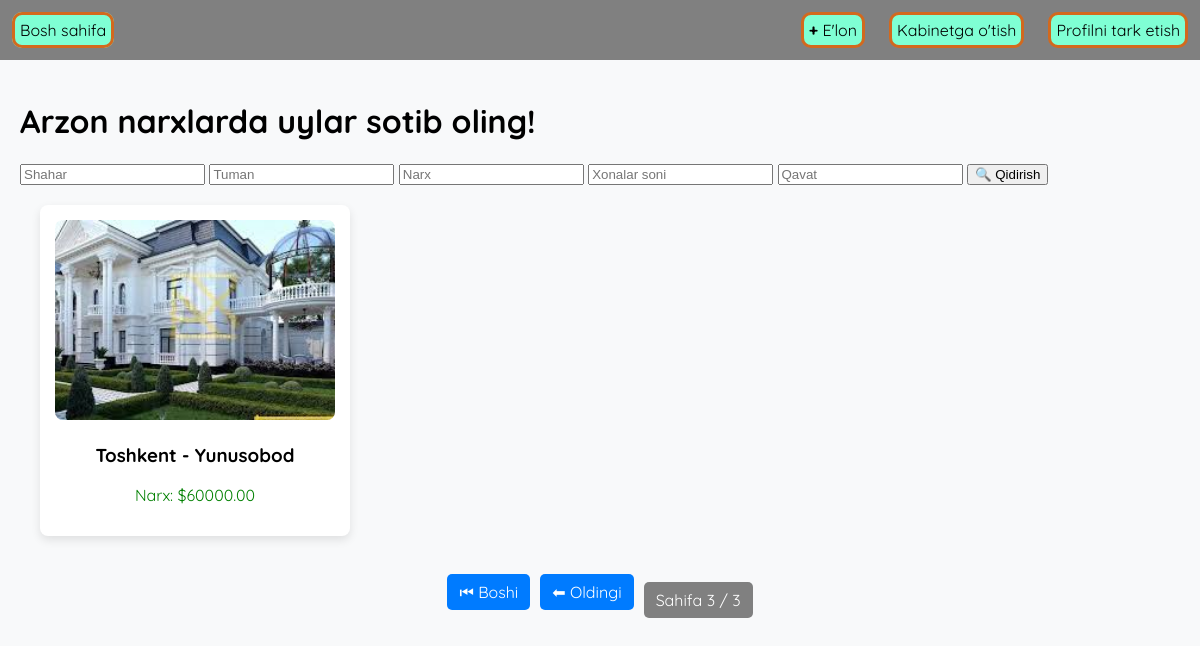
The app's page /home?page=3 (signed in) with its own data.
### home/models.py (models this page shows, shortened)
class House(models.Model):
    user = models.ForeignKey(User, on_delete=models.CASCADE)
    city = models.CharField(max_length=200)
    district = models.CharField(max_length=200)
    street = models.CharField(max_length=200)
    company = models.CharField(max_length=200)
    floor = models.PositiveSmallIntegerField()
    area = models.DecimalField(max_digits=10, decimal_places=2)
    price = models.DecimalField(max_digits=15, decimal_places=2)
    rooms = models.PositiveIntegerField()
    description = models.TextField()
    created_date = models.DateTimeField(auto_now_add=True)
    updated_date = models.DateTimeField(auto_now=True)
    is_new = models.BooleanField(default=False)
    image = models.ImageField(upload_to='houses/', blank=True, null=True)
    class Meta:
        ordering = ['-created_date']
        verbose_name = 'house'

### home/views.py (the view)
# urls.py: 2. Add a URL to urlpatterns:  path('', Home.as_view(), name='home')
class Home(LoginRequiredMixin, View):
    login_url = 'login'
    def get(self, request):
        city = request.GET.get('city_')
        district = request.GET.get('district_')
        price = request.GET.get('price_')
        rooms = request.GET.get('rooms_')
        floor = request.GET.get('floor_')
        houses = House.objects.all()
        if city:
            houses = houses.filter(city__icontains=city)
        if district:
            houses = houses.filter(district__icontains=district)
        if price:
            houses = houses.filter(price__lte=price)
        if rooms:
            houses = houses.filter(rooms=rooms)
        if floor:
            houses = houses.filter(floor=floor)
        paginator = Paginator(houses, 1)
        page_number = request.GET.get('page')
        page_obj = paginator.get_page(page_number)
        return render(request, 'house/home.html', {'page_obj': page_obj})

### templates/house/home.html (shortened to what this page needs)
{% load static %}
<!DOCTYPE html>
<html lang="uz">
<head>
</head>
<body>
    <header>
        <nav>
            <div class="navigation">
                <div>
                    <a href="/">Bosh sahifa</a>
                </div>
                <div class="navigation">
                    <a href="{% url 'house-create' %}"><span style="font-weight: 900;">+</span> E'lon</a>
                    <a href="{% url 'dashboard' %}">Kabinetga o'tish</a>
                    <a href="{% url 'logout' %}">Profilni tark etish</a>
                </div>
            </div>
        </nav>
    </header>
    <div class="container">
        <h1>Arzon narxlarda uylar sotib oling!</h1>
        <form method="GET">
            <input type="search" name="city_" placeholder="Shahar">
            <input type="search" name="district_" placeholder="Tuman">
            <input type="search" name="price_" placeholder="Narx">
            <input type="search" name="rooms_" placeholder="Xonalar soni">
            <input type="search" name="floor_" placeholder="Qavat">
            <button type="submit">🔍 Qidirish</button>
        </form>
        <div class="container con">
            {% for house in page_obj %}
            <div class="house">
                <a href="{% url 'house-detail' house.id %}">
                    {% if house.image %}
                        <img src="{{ house.image.url }}" alt="Uy rasmi">
                    {% else %}
                        <img src="{% static 'default.png' %}" alt="house-image">
                    {% endif %}
                </a>
                <h3>{{ house.city }} - {{ house.district }}</h3>
                <p style="color: green;">Narx: ${{ house.price }}</p>
            </div>
            {% endfor %}
        </div>
        {% if page_obj.has_other_pages %}
        <ul class="pagination">
            {% if page_obj.has_previous %}
                <li><a href="?page=1">⏮ Boshi</a></li>
                <li><a href="?page={{ page_obj.previous_page_number }}">⬅ Oldingi</a></li>
            {% endif %}
            <li class="current">Sahifa {{ page_obj.number }} / {{ page_obj.paginator.num_pages }}</li>
        </ul>
        {% endif %}
    </div>
</body>
</html>

### templates/house/home.html (style rules this page uses)
nav { margin: 0; padding: 0; }
:root { --dark: #3c393d; --primary: #007bff; --light-gray: #f8f9fa; }
.navigation { display: flex; justify-content: space-between; height: 60px; background-color: grey; align-items: center; }
.navigation a { background-color: aquamarine; text-decoration: none; margin: 8px 12px; color: black; border: 3px chocolate solid; border-radius: 10px; box-sizing: border-box; padding: 5px; }
body { background-color: var(--light-gray); font-family: "Quicksand", sans-serif; margin: 0; }
.container { max-width: 1200px; margin: auto; padding: 20px; }
.con { display: flex; justify-content: space-between; }
.house { background: white; padding: 15px; border-radius: 8px; box-shadow: 0 4px 10px rgba(0, 0, 0, 0.1); width: 280px; text-align: center; transition: transform 0.3s; }
.house img { width: 100%; border-radius: 8px; height: 200px; object-fit: cover; }
.pagination { display: flex; justify-content: center; list-style: none; padding: 10px; }
.pagination li { margin: 0 5px; }
.pagination a { padding: 8px 12px; border-radius: 5px; background: var(--primary); color: white; text-decoration: none; }
.pagination .current { padding: 8px 12px; border-radius: 5px; background: gray; color: white; }

### records on screen
House: image (picture), city "Toshkent", district "Yunusobod", price "60000.00"

### other values on screen
{{ page_obj.number }} "3"
{{ page_obj.paginator.num_pages }} "3"
